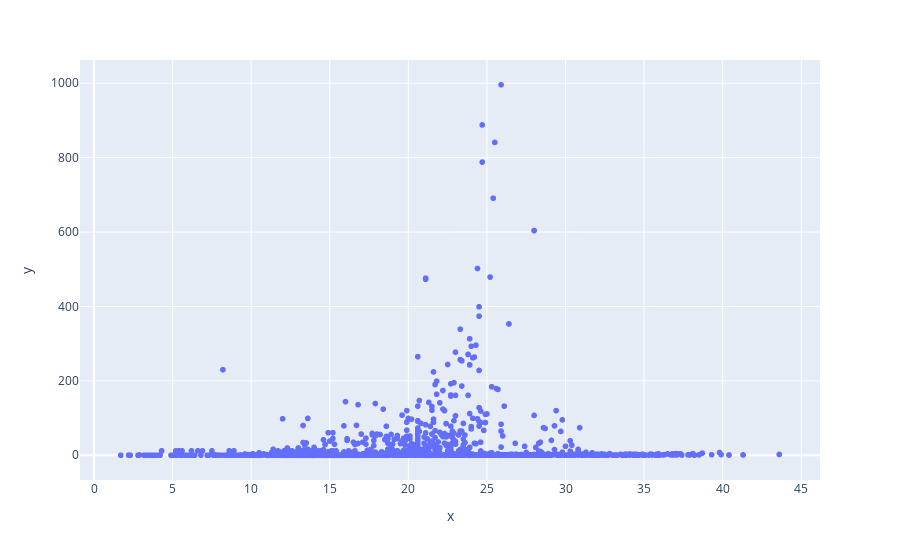

Write notebook code for a chart like this one.
### Markdown cell above
Porosity and permeability data are typically plotted on the X and Y axes respectively. So, let's begin with a simple plotly scatter plot.

For this instance, we will use the standard horizontal core porosity, abbreviated to CPH, and the Klinkenberg-corrected (see [this link](https://petrowiki.spe.org/Corrections_to_core_measurements_of_permeability) for more on Klinkenberg corrections) horizontal permeability,  abbreviated to KLH.

The result is the below graph! However, there's more we can do to work this data. Let's move onto that in the next step.

### Code cell
fig = px.scatter(x=core_df['CPH'], y=core_df['KLH'])
fig.show()

### Figure 1 — Plotly figure (JSON) as saved in the notebook; plotly's stock layout.template omitted (floating-point values rounded to 4 significant figures; data arrays with more than 128 entries replaced by an {"elided": "..."} marker saying what was removed)
{"data": [{"hovertemplate": "x=%{x}<br>y=%{y}<extra></extra>", "legendgroup": "", "marker": {"color": "#636efa", "symbol": "circle"}, "mode": "markers", "name": "", "showlegend": false, "type": "scattergl", "x": {"elided": "5195 float values"}, "xaxis": "x", "y": {"elided": "5195 float values"}, "yaxis": "y"}], "layout": {"legend": {"tracegroupgap": 0}, "margin": {"t": 60}, "xaxis": {"anchor": "y", "domain": [0, 1], "title": {"text": "x"}}, "yaxis": {"anchor": "x", "domain": [0, 1], "title": {"text": "y"}}}}
